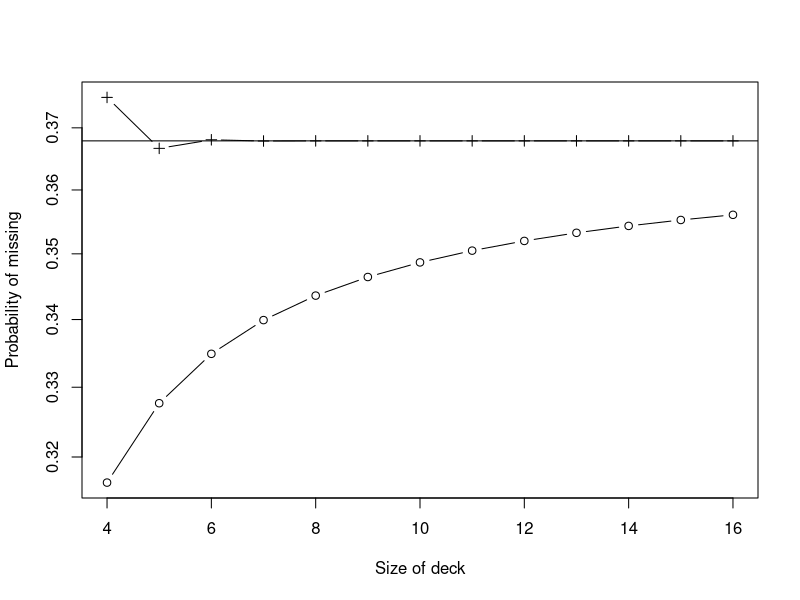
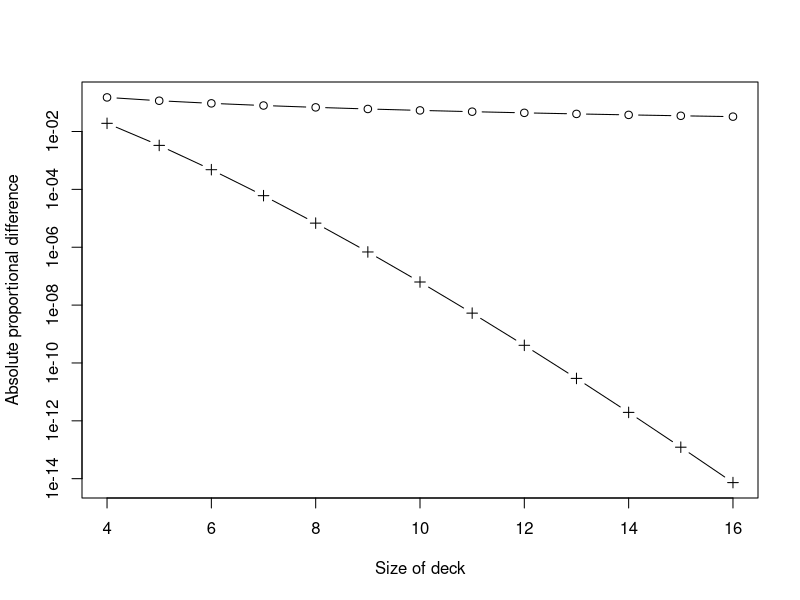

The R source for these figures, in order:

size <- 4:16

deck <- round(factorial(size)/exp(1))/factorial(size)
guess <- ((size-1)/size)^(size)

print(data.frame(size, guess, deck))

diff <- function(v){
	return(abs(log(exp(1)*v)))
}

ddiff <- diff(deck)
gdiff <- diff(guess)

plot(size, guess, type="b",
	, xlab = "Size of deck"
	, ylab = "Probability of missing"
	, ylim = c(min(guess), max(deck))
	, log = "y"
)
lines(size, deck, type="b", pch=3)
abline(h=exp(-1))

plot(size, gdiff, type="b",
	, xlab = "Size of deck"
	, ylab = "Absolute proportional difference"
	, ylim = c(min(ddiff), max(gdiff))
	, log = "y"
)
lines(size, ddiff, type="b", pch=3)

print(ddiff)

cards <- 8
reps <- 1e3
# reps <- 1e1

dw <- gw <- 0

print(round(factorial(1:10)/exp(1)))

for (n in 1:reps){
	deck <- sample(1:cards, cards, replace=FALSE)
	guess <- sample(1:cards, cards, replace=TRUE)
	if (sum(deck==1:cards)>0) dw <- dw+1
	if (sum(guess==1:cards)>0) gw <- gw+1
}

print(c(dw=dw, gw=gw, iw=reps*(1-exp(-1))))
